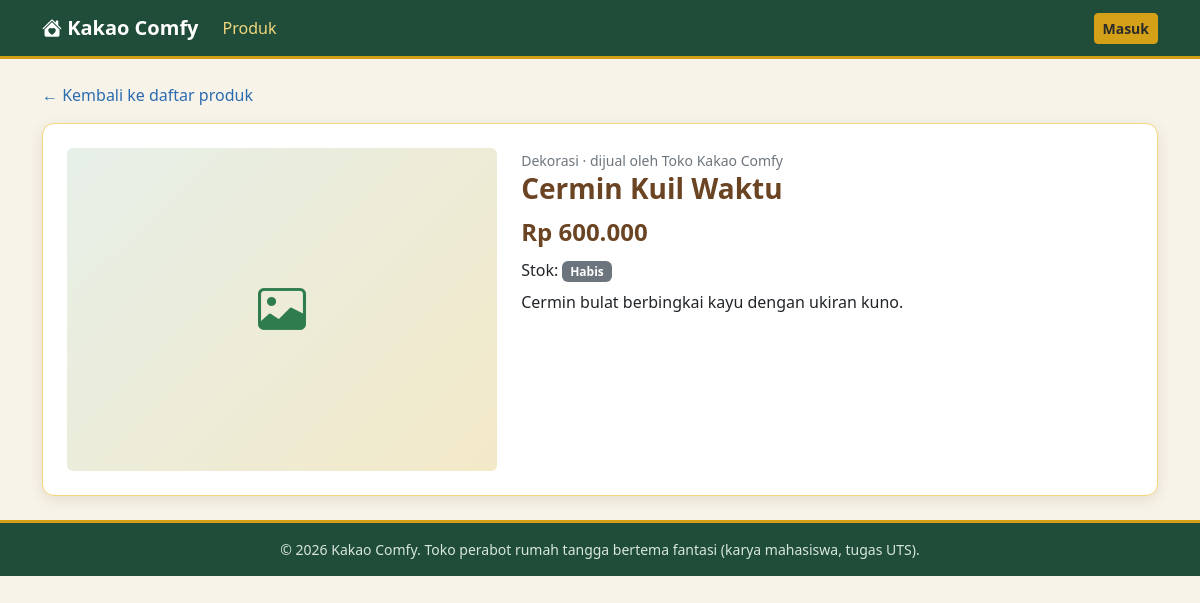
The app's page /pages/produk_detail.php?id=8 with its own data.
### tables this page shows
CREATE TABLE produk (
  id_produk INT AUTO_INCREMENT PRIMARY KEY,
  id_kategori INT NOT NULL,
  id_penjual INT NOT NULL,
  nama_produk VARCHAR(150) NOT NULL,
  deskripsi TEXT,
  harga DECIMAL(12,0) NOT NULL,
  stok INT NOT NULL DEFAULT 0,
  gambar VARCHAR(255) NULL,
  created_at TIMESTAMP DEFAULT CURRENT_TIMESTAMP,
  FOREIGN KEY (id_kategori) REFERENCES kategori(id_kategori),
  FOREIGN KEY (id_penjual) REFERENCES users(id_user)
);

CREATE TABLE kategori (
  id_kategori INT AUTO_INCREMENT PRIMARY KEY,
  nama_kategori VARCHAR(100) NOT NULL UNIQUE
);

CREATE TABLE users (
  id_user INT AUTO_INCREMENT PRIMARY KEY,
  username VARCHAR(50) NOT NULL UNIQUE,
  password_hash VARCHAR(255) NOT NULL,
  nama_lengkap VARCHAR(100) NOT NULL,
  role ENUM('penjual','pembeli') NOT NULL,
  created_at TIMESTAMP DEFAULT CURRENT_TIMESTAMP
);

### includes/produk_helper.php (called while the page is built, shortened)
<?php
function url_gambar(?string $nama): ?string {
    return $nama ? BASE_URL . '/uploads/produk/' . rawurlencode($nama) : null;
}

### includes/helper.php (called while the page is built, shortened)
<?php
function e($t) {
    return htmlspecialchars((string)$t, ENT_QUOTES, 'UTF-8');
}
function rupiah($angka) {
    return 'Rp ' . number_format((float)$angka, 0, ',', '.');
}

### pages/produk_detail.php (the view, shortened to what this page needs)
<?php
require_once __DIR__ . '/../includes/helper.php';
require_once __DIR__ . '/../config/koneksi.php';
require_once __DIR__ . '/../includes/produk_helper.php';
$id = (int)($_GET['id'] ?? 0);
$st = mysqli_prepare($koneksi,
    "SELECT p.id_produk, p.nama_produk, p.deskripsi, p.harga, p.stok, p.gambar,
            k.nama_kategori, u.nama_lengkap AS penjual
     FROM produk p
     JOIN kategori k ON k.id_kategori = p.id_kategori
     JOIN users u    ON u.id_user = p.id_penjual
     WHERE p.id_produk = ?");
mysqli_stmt_bind_param($st, 'i', $id);
mysqli_stmt_execute($st);
$p = mysqli_fetch_assoc(mysqli_stmt_get_result($st));
$img  = url_gambar($p['gambar']);
include __DIR__ . '/../includes/layout_atas.php';
?>
<p><a href="<?= BASE_URL ?>/index.php" class="text-decoration-none">&larr; Kembali ke daftar produk</a></p>
<div class="card kartu-kakao"><div class="card-body p-4">
  <div class="row g-4">
    <div class="col-md-5">
      <?php if ($img): ?>
        <img src="<?= e($img) ?>" class="img-fluid rounded" alt="<?= e($p['nama_produk']) ?>">
      <?php else: ?>
        <div class="gambar-produk gambar-kosong rounded"><i class="bi bi-image"></i></div>
      <?php endif; ?>
    </div>
    <div class="col-md-7">
      <small class="text-secondary"><?= e($p['nama_kategori']) ?> &middot; dijual oleh <?= e($p['penjual']) ?></small>
      <h3 class="fw-bold"><?= e($p['nama_produk']) ?></h3>
      <div class="harga fs-4 mb-2"><?= rupiah($p['harga']) ?></div>
      <p class="mb-2">Stok:
        <?php if ((int)$p['stok'] > 0): ?>
          <b><?= (int)$p['stok'] ?></b>
        <?php else: ?>
          <span class="badge text-bg-secondary">Habis</span>
        <?php endif; ?>
      </p>
      <p><?= nl2br(e($p['deskripsi'] ?? '')) ?></p>
    </div>
  </div>
</div></div>
<?php include __DIR__ . '/../includes/layout_bawah.php'; ?>

### assets/css/style.css (style rules this page uses)
:root { --hijau-tua: #1f4d3a; --hijau: #2f7d4f; --biru: #2b6cb0; --emas: #d4a017; --emas-muda: #f3d77a; --coklat: #6b4423; --krem: #f7f3e8; }
body { background: var(--krem); color: #2b2b2b; font-family: "Segoe UI", system-ui, sans-serif; }
a { color: var(--biru); }
h1, h2, h3, h4, h5 { color: var(--coklat); }
.kartu-kakao { border: 1px solid var(--emas-muda); border-radius: 12px; box-shadow: 0 4px 14px rgba(107, 68, 35, .12); }
.gambar-produk { width: 100%; aspect-ratio: 4 / 3; object-fit: cover; display: block; }
.gambar-kosong { display: flex; align-items: center; justify-content: center; background: linear-gradient(135deg, #e6efe8, #f3e9c8); color: var(--hijau); font-size: 3rem; }
.harga { color: var(--coklat); font-weight: 700; }

### records on screen
produk: id_kategori.nama_kategori "Dekorasi", id_penjual.nama_lengkap "Toko Kakao Comfy", nama_produk "Cermin Kuil Waktu", harga "Rp 600.000", deskripsi "Cermin bulat berbingkai kayu dengan ukiran kuno."
